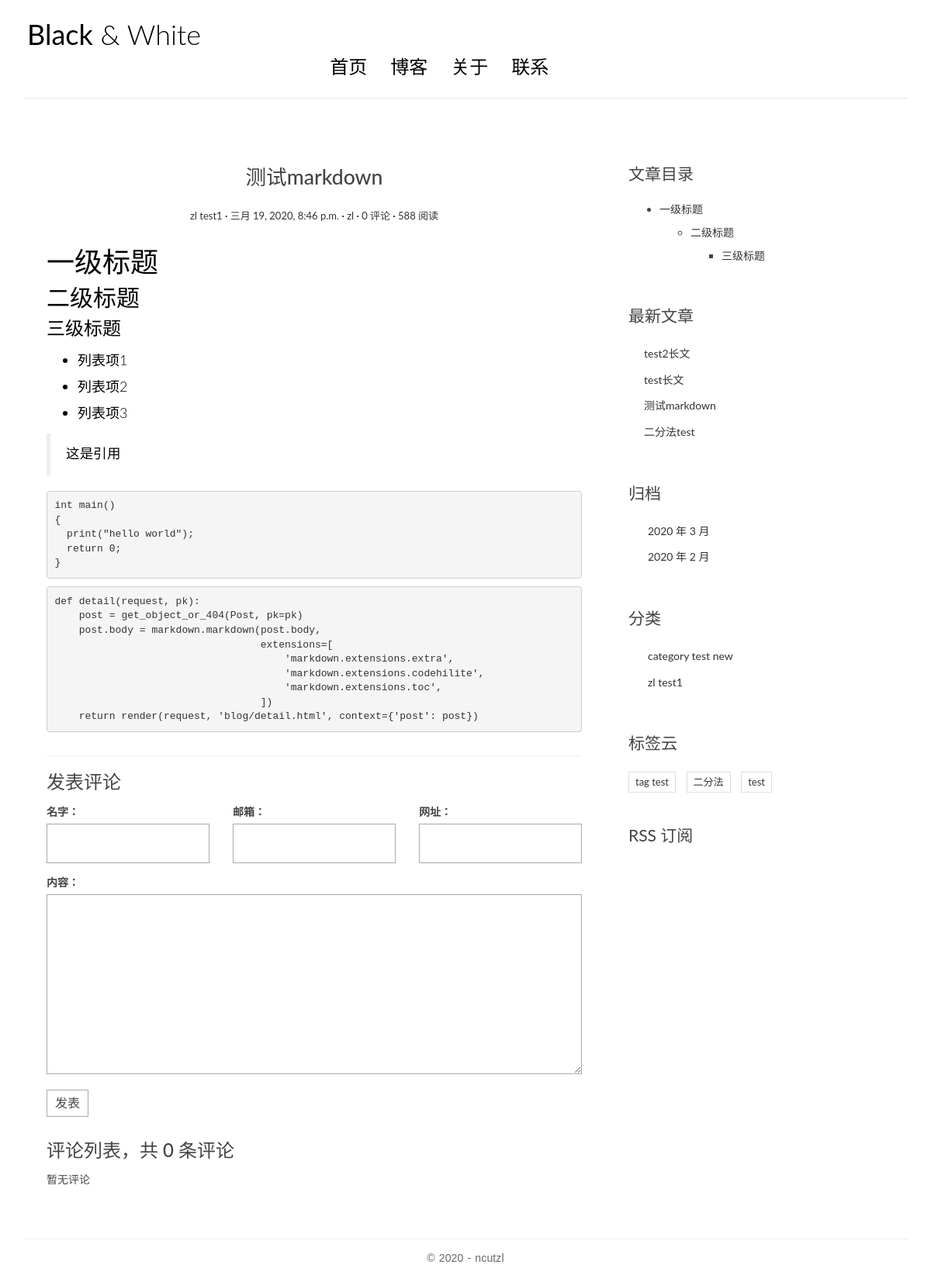
/posts/3/, run on the app's committed database.
### blog/models.py (models this page shows, shortened)
class Post(models.Model):
    title = models.CharField('标题', max_length=70)
    body = models.TextField('正文')
    created_time = models.DateTimeField('创建时间', default=timezone.now)
    modified_time = models.DateTimeField('修改时间')
    excerpt = models.CharField('摘要', max_length=200, blank=True)
    category = models.ForeignKey(Category, verbose_name='分类', on_delete=models.CASCADE)
    tags = models.ManyToManyField(Tag, verbose_name='标签', blank=True)
    author = models.ForeignKey(User, verbose_name='作者', on_delete=models.CASCADE)
    class Meta:
        verbose_name = '文章'
        verbose_name_plural = verbose_name
        ordering = ['-created_time', 'title']
    def get_absolute_url(self):
        return reverse('blog:detail', kwargs={'pk': self.pk})

class Category(models.Model):
    name = models.CharField(max_length=100)
    class Meta:
        verbose_name = '分类'
        verbose_name_plural = verbose_name

class Tag(models.Model):
    name = models.CharField(max_length=100)
    class Meta:
        verbose_name = '标签'
        verbose_name_plural = verbose_name

### blog/views.py (the view)
# urls.py: path('posts/<int:pk>/', views.detail, name='detail'),
def detail(request, pk):
    post = get_object_or_404(Post, pk=pk)
    md = markdown.Markdown(extensions=[
        'markdown.extensions.extra',
        'markdown.extensions.codehilite',
        TocExtension(slugify=slugify),
    ])
    post.body = md.convert(post.body)
    m = re.search(r'<div class="toc">\s*<ul>(.*)</ul>\s*</div>', md.toc, re.S)
    post.toc = m.group(1) if m is not None else ''
    return render(request, 'blog/detail.html', context={'post': post})

### comments/forms.py
class CommentForm(forms.ModelForm):
    class Meta:
        model = Comment
        fields = ['name', 'email', 'url', 'text']

### blog/templatetags/blog_extras.py (called while the page is built)
@register.inclusion_tag('blog/inclusions/_recent_posts.html', takes_context=True)
def show_recent_posts(context, num=5):
    return {
        'recent_post_list': Post.objects.all().order_by('-created_time')[:num],
    }

@register.inclusion_tag('blog/inclusions/_archives.html', takes_context=True)
def show_archives(context):
    return {
        'date_list': Post.objects.dates('created_time', 'month', order='DESC'),
    }

@register.inclusion_tag('blog/inclusions/_categories.html', takes_context=True)
def show_categories(context):
    return {
        'category_list': Category.objects.all(),
    }

@register.inclusion_tag('blog/inclusions/_tags.html', takes_context=True)
def show_tags(context):
    return {
        'tag_list': Tag.objects.all(),
    }

### comments/templatetags/comments_extras.py (called while the page is built)
@register.inclusion_tag('comments/inclusions/_form.html', takes_context=True)
def show_comment_form(context, post, form=None):
    if form is None:
        form = CommentForm()
    return {
        'form': form,
        'post': post,
    }

@register.inclusion_tag('comments/inclusions/_list.html', takes_context=True)
def show_comments(context, post):
    comment_list = post.comment_set.all().order_by('-created_time')
    comment_count = comment_list.count()
    return {
        'comment_count': comment_count,
        'comment_list': comment_list,
    }

### templates/blog/detail.html
{% extends 'base.html' %}
{% load comments_extras %}
{% block main %}
    <article class="post post-{{ post.pk }}">
      <header class="entry-header">
        <h1 class="entry-title">{{ post.title }}</h1>
        <div class="entry-meta">
          <span class="post-category"><a href="#">{{ post.category.name }}</a></span>
          <span class="post-date"><a href="#"><time class="entry-date"
                                                    datetime="{{ post.created_time }}">{{ post.created_time }}</time></a></span>
          <span class="post-author"><a href="#">{{ post.author }}</a></span>
          <span class="comments-link"><a href="#comment-area">{{ post.comment_set.count }} 评论</a></span>
          <span class="views-count"><a href="#">588 阅读</a></span>
        </div>
      </header>
      <div class="entry-content clearfix">
        {{ post.body|safe }}
      </div>
</article>
<section class="comment-area" id="comment-area">
    <hr>
    <h3>发表评论</h3>
    {% show_comment_form post %}
    <div class="comment-list-panel">
        {% show_comments post %}
    </div>
</section>
{% endblock main %}
{% block toc %}
  {% if post.toc %}
    <div class="widget widget-content">
      <h3 class="widget-title">文章目录</h3>
      <div class="toc">
        <ul>
          {{ post.toc|safe }}
        </ul>
      </div>
    </div>
  {% endif %}
{% endblock toc %}

### templates/blog/inclusions/_recent_posts.html
<div class="widget widget-recent-posts">
  <h3 class="widget-title">最新文章</h3>
  <ul>
    {% for post in recent_post_list %}
      <li>
        <a href="{{ post.get_absolute_url }}">{{ post.title }}</a>
      </li>
    {% empty %}
      暂无文章！
    {% endfor %}
  </ul>
</div>

### templates/blog/inclusions/_categories.html
<div class="widget widget-category">
  <h3 class="widget-title">分类</h3>
  <ul>
    {% for category in category_list %}
        <li>
          <a href="{% url 'blog:category' category.pk %}">{{ category.name }}</a>
        </li>
{% endfor %}
  </ul>
</div>

### templates/blog/inclusions/_tags.html
<div class="widget widget-tag-cloud">
  <h3 class="widget-title">标签云</h3>
  <ul>
    {% for tag in tag_list %}
      <li>
        <a href="{% url 'blog:tag' tag.pk %}">{{ tag.name }}</a>
      </li>
    {% empty %}
        暂无标签！
    {% endfor %}
  </ul>
</div>

### blog/static/blog/css/custom.css (style rules this page uses)
* { outline: none; }
h1, h2, h3, h4, h5, h6 { margin-top: 0; }
a { color: #333; }
body { color: #444; font-family: 'Lato', sans-serif; }
p { font-family: 'Ubuntu', sans-serif; font-weight: 400; word-spacing: 1px; letter-spacing: 0.01em; }
.post { background: #fff; padding: 30px 30px 0; }
.entry-title { text-align: center; font-size: 1.9em; margin-bottom: 20px; line-height: 1.6; padding: 10px 20px 0; }
.entry-meta { text-align: center; color: #DDDDDD; font-size: 13px; margin-bottom: 30px; }
.entry-content { font-size: 18px; line-height: 1.9; font-weight: 300; color: #000; }
.post-category::after, .post-date::after, .post-author::after, .comments-link::after { content: ' ·'; color: #000; }
.widget { background: #fff; padding: 30px 0 0; }
.widget-title { font-size: 1.5em; margin-bottom: 20px; line-height: 1.6; padding: 10px 0 0; font-weight: 400; }
.widget-recent-posts ul { padding: 0; margin: 0; padding-left: 20px; }
.widget-recent-posts ul li { list-style-type: none; position: relative; line-height: 170%; margin-bottom: 10px; }
.widget-recent-posts ul li::before { content: '\f3d3'; font-family: "Ionicons"; position: absolute; left: -17px; top: 3px; font-size: 16px; color: #000; }
.widget-category ul { padding: 0; margin: 0; padding-left: 25px; }
.widget-category ul li { list-style-type: none; position: relative; line-height: 170%; margin-bottom: 10px; }
.widget-category ul li::before { content: '\f3fe'; font-family: "Ionicons"; position: absolute; left: -25px; top: 1px; font-size: 18px; color: #000; }
.widget-tag-cloud ul { padding: 0; margin: 0; margin-right: -10px; }
.widget-tag-cloud ul li { list-style-type: none; font-size: 13px; display: inline-block; margin-right: 10px; margin-bottom: 10px; padding: 3px 8px; border: 1px solid #ddd; }
.widget-content ul ul { margin-top: 10px; }
.widget-content ul li { margin-bottom: 10px; }
.contact-form input, .comment-form input { border: 1px solid #aaa; margin-bottom: 15px; width: 100%; padding: 15px 15px; font-size: 16px; line-height: 100%; transition: 0.4s border-color linear; }
.contact-form textarea, .comment-form textarea { border: 1px solid #aaa; margin-bottom: 15px; width: 100%; padding: 15px 15px; font-size: 16px; line-height: 20px !important; min-height: 183px; transition: 0.4s border-color linear; }
.comment-area { padding: 0 30px 0; }
.comment-list-panel { margin-top: 30px; }

### templates/base.html (style rules this page uses)
.codehilite { padding: 0; }

### data on the page
Post: title "测试markdown", category.name "zl test1", created_time "三月 19, 2020, 8:46 p.m.", author "zl", comment_set.count "0", body "一级标题 二级标题 三级标题 列表项1 列表项2 列表项3 这是引用 int main () { print ( \"hello world\" ); return 0 ; } def detail ( request , pk ): post = get_object_or_404 ( Post , pk = pk ) post . body = markdown . markdown ( post . body , extensions = [ 'markdown.extensions.extra' , 'markdown.extensions.codehilite' , 'markdown.extensions.toc' , ]) return render ( request , 'blog/detail.html' , context = { 'post' : post })", toc "一级标题 二级标题 三级标题"
Post: title "test2长文"
Post: title "test长文"
Post: title "二分法test"
Category: name "category test new"
Category: name "zl test1"
Tag: name "tag test"
Tag: name "二分法"
Tag: name "test"

### other printed values
{{ comment_count }} "0"
{{ date.year }} "2020" "2020"
{{ date.month }} "3" "2"
